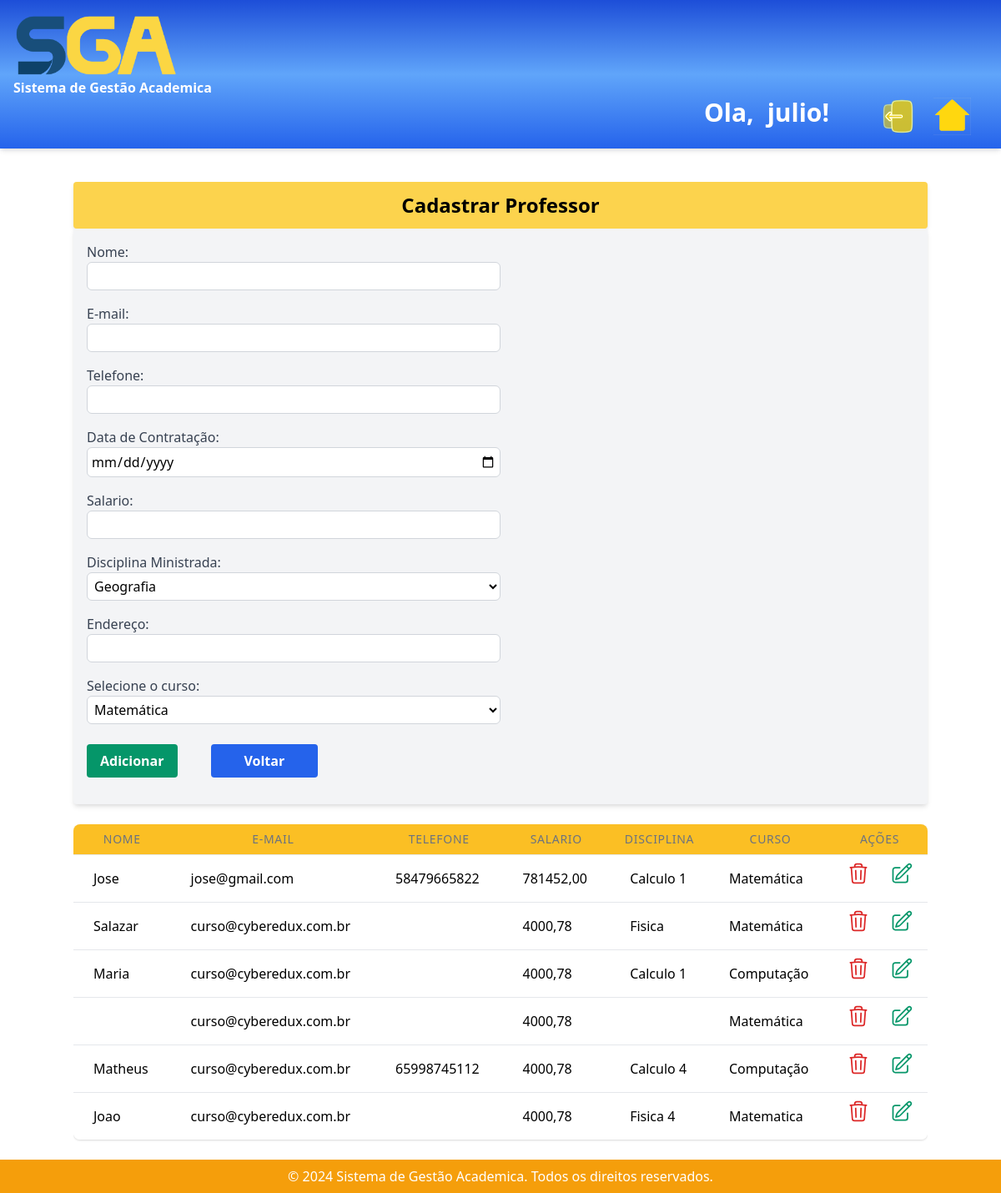
The page /cadastrar_professor/ (signed in) on the database as committed earlier.
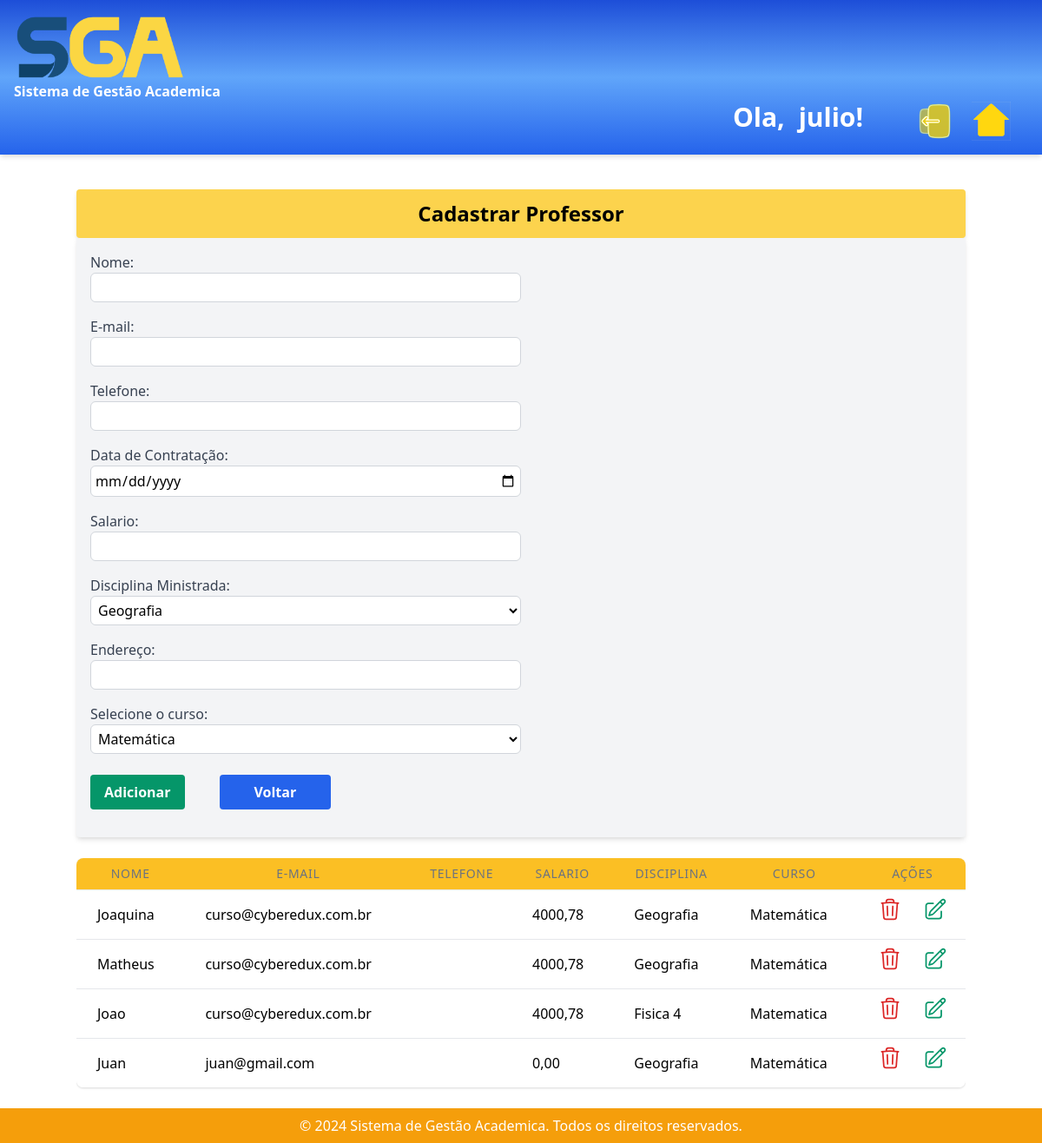
The same page on the database as committed later.
### sistema_academico/models.py (models this page shows, shortened)
class Professor(models.Model):
    nome = models.CharField(max_length=100)
    email = models.EmailField()
    telefone = models.CharField(max_length=20, null=True, blank=True)
    data_contratacao = models.DateField(null=True)
    salario = models.DecimalField(max_digits=10, decimal_places=2, null=True)
    disciplina_ministrada = models.CharField(max_length=100)
    endereco = models.CharField(max_length=200)
    departamento = models.ForeignKey(Departamento, on_delete=models.CASCADE)

class Departamento(models.Model):
    nome = models.CharField(max_length=100)
    descricao = models.TextField()
    telefone = models.CharField(max_length=20, null=True, blank=True)
    email = models.EmailField()
    def __str__(self):
        return self.nome

### sistema_academico/views.py (the view, shortened to what this page needs)
# urls.py: path('cadastrar_professor/',views.cadastrar_Professor, name='cadastrar_professor'),
@login_required(login_url="/")
def cadastrar_Professor(request):
    professor = Professor.objects.all()
    departamentos = Departamento.objects.all()
    curso = Curso.objects.all()
    return render(request, 'cadastrar_professor.html', {'professor':professor, 'departamentos':departamentos, 'curso':curso})

### sistema_academico/templates/cadastrar_professor.html (shortened to what this page needs)
{% extends 'base.html' %}
{% block content %}
<div class="container mx-auto bg-yellow-300 mt-10 mb-0 p-3 shadow-md overflow-hidden sm:rounded">
    <h1 class="mx-auto text-black text-center font-bold text-2xl ">Cadastrar Professor</h1>
</div>
<form method="POST" class="container mx-auto bg-gray-100 shadow-md rounded px-4 pt-4 pb-6 mb-6  divide-gray-200">
    <div>
        <div class="mb-4">
            <label for="nome" class="block text-gray-700">Nome:</label>
            <input type="text" id="nome" name="nome" class="border border-gray-300 p-1 rounded-md transition-colors duration-300 ease-in-out focus:outline-none focus:border-blue-500 hover:border-blue-500 w-1/2">
        </div>
        <div class="mb-4">
            <label for="email" class="block text-gray-700">E-mail:</label>
            <input type="email" id="nome" name="email" class="border border-gray-300 p-1 rounded-md transition-colors duration-300 ease-in-out focus:outline-none focus:border-blue-500 hover:border-blue-500 w-1/2">
        </div>
        <div class="mb-4">
            <label for="telefone" class="block text-gray-700">Telefone:</label>
            <input type="text" id="telefone" name="telefone" class="border border-gray-300 p-1 rounded-md transition-colors duration-300 ease-in-out focus:outline-none focus:border-blue-500 hover:border-blue-500 w-1/2">
        </div>
        <div class="mb-4">
            <label for="datacontratacao" class="block text-gray-700">Data de Contratação:</label>
            <input type="date" id="cadatacontratacao" name="cadata_contratacao" class="border border-gray-300 p-1 rounded-md transition-colors duration-300 ease-in-out focus:outline-none focus:border-blue-500 hover:border-blue-500 w-1/2">
        </div>
        <div class="mb-4">
            <label for="salario" class="block text-gray-700">Salario:</label>
            <input type="number" id="telefone" name="telefone" class="border border-gray-300 p-1 rounded-md transition-colors duration-300 ease-in-out focus:outline-none focus:border-blue-500 hover:border-blue-500 w-1/2"><br>
        </div>
        <div class="mb-4">
            <label for="disciplinas" class="block text-gray-700">Disciplina Ministrada:</label>
            <select name="disciplinas" id="disciplinas" class="bg-white border border-gray-300 p-1 rounded-md transition-colors duration-300 ease-in-out focus:outline-none focus:border-blue-500 hover:border-blue-500 w-1/2">
                {% for cursos in curso %}
                    <option value="{{ cursos.nome }}">{{cursos.nome}}</option>
                {% endfor %}
            </select>
        </div>
        <div class="mb-4">
            <label for="endereco" class="block text-gray-700">Endereço:</label>
            <input type="text" id="endereco" name="endereco" class="border border-gray-300 p-1 rounded-md transition-colors duration-300 ease-in-out focus:outline-none focus:border-blue-500 hover:border-blue-500 w-1/2"><br>
        </div>
        <div class="mb-4">
            <label for="departamento" class="block text-gray-700">Selecione o curso:</label>
            <select name="departamento" id="departamento" class="bg-white border border-gray-300 p-1 rounded-md transition-colors duration-300 ease-in-out focus:outline-none focus:border-blue-500 hover:border-blue-500 w-1/2">
                {% for departamento in departamentos %}
                    <option value="{{ departamento.id }}">{{ departamento.nome }}</option>
                {% endfor %}
            </select>
        </div>
        <div class="flex py-2 space-x-10 mt-2">
            <div>
                <button type="submit" class="bg-green-600 hover:bg-green-700 text-white font-bold py-2 px-4 rounded">
                    Adicionar
                </button>
            </div>
            <div class="flex">
                <a href="{% url 'home' %}" class=" text-center bg-blue-600 hover:bg-blue-700 text-white font-bold py-2 px-10 rounded ">Voltar
                </a>
            </div>
        </div>
    </div>
</form>
<div class="container mx-auto">
    <div class="overflow-x-auto">
        <table  class="min-w-full divide-y divide-gray-200 bg-white shadow overflow-hidden sm:rounded-lg mb-6">
            <thead class="bg-yellow-400 text-center">
              <tr>
                <th class="px-6 py-3 sm:px-4 sm:py-2 text-xs sm:text-sm font-medium text-gray-500 uppercase tracking-wider">Nome</th>
                <th class="px-6 py-3 sm:px-4 sm:py-2 text-xs sm:text-sm font-medium text-gray-500 uppercase tracking-wider">E-mail</th>
                <th class="px-6 py-3 sm:px-4 sm:py-2 text-xs sm:text-sm font-medium text-gray-500 uppercase tracking-wider">Telefone</th>
                <th class="px-6 py-3 sm:px-4 sm:py-2 text-xs sm:text-sm font-medium text-gray-500 uppercase tracking-wider">Salario</th>
                <th class="px-6 py-3 sm:px-4 sm:py-2 text-xs sm:text-sm font-medium text-gray-500 uppercase tracking-wider">Disciplina</th>
                <th class="px-6 py-3 sm:px-4 sm:py-2 text-xs sm:text-sm font-medium text-gray-500 uppercase tracking-wider">Curso</th>
                <th class="px-6 py-3 sm:px-4 sm:py-2 text-xs sm:text-sm font-medium text-gray-500 uppercase tracking-wider">Ações</th>
            </tr>
            </thead>
            <tbody class="bg-white divide-y divide-gray-200">
              {% for professores in professor %}
                <tr>
                  <td class="px-6 py-6 sm:px-6 sm:py-4 whitespace-nowrap">{{ professores.nome }}</td>
                  <td class="px-6 py-6 sm:px-6 sm:py-4 whitespace-nowrap">{{ professores.email }}</td>
                  <td class="px-6 py-6 sm:px-6 sm:py-4 whitespace-nowrap">{{ professores.telefone }}</td>
                  <td class="px-6 py-6 sm:px-6 sm:py-4 whitespace-nowrap">{{ professores.salario }}</td>
                  <td class="px-6 py-6 sm:px-6 sm:py-4 whitespace-nowrap">{{ professores.disciplina_ministrada }}</td>
                  <td class="px-6 py-6 sm:px-6 sm:py-4 whitespace-nowrap">{{ professores.departamento }}</td>
                  <td class="px-6 py-4 sm:px-4 sm:py-2 whitespace-nowrap flex justify-center items-center space-x-6 sm:space-x-6">
                        <a href="{% url 'delete_professor' professores.id %}" class="text-red-600 hover:text-red-400 ">
                        </a>
                        <a href="{% url 'editar_professor' professores.id %}" class="text-green-600 hover:text-green-400">
                        </a>
                </td>
                </tr>
              {% empty %}
                <tr>
                  <td colspan="5" class="px-6 py-4 whitespace-nowrap">Nenhum professor encontrado.</td>
                </tr>
              {% endfor %}
            </tbody>
        </table>
    </div>
</div>
{% endblock %}

### sistema_academico/templates/base.html (shortened to what this page needs)
<!DOCTYPE html>
<html lang="pt-br">
{% load static %}
<head>
    <link rel="stylesheet" href="https://cdn.jsdelivr.net/npm/tailwindcss@2.2.19/dist/tailwind.min.css">
</head>
<body class="flex flex-col h-screen">
    <section>
        <div class="bg-gradient-to-b from-blue-700 via-blue-400 to-blue-600 font-bold p-4 shadow-md">
            <img src="{% static 'img/sga.png' %}" alt="Descriçã da Imagem" width="200px" >
            <h1 class="text-white">Sistema de Gestão Academica</h1>
                {% if user.is_authenticated %}
                    <div class="flex justify-end mx-5 space-x-5">
                        <div class="flex space-x-4 mx-10">
                            <h1 class="text-white font-bold text-3xl">Ola,<h2 class="text-white font-bold text-3xl">{{user.username}}!</h2> </h1>
                        </div>
                        <div>
                            <a href="{% url 'logout' %}" ><img src="{% static 'img/icon5.svg' %}" alt="user" width="45px">
                            </a>
                        </div>
                        <div>
                            <a href="{% url 'home' %}"><img src="{% static 'img/icon6.svg' %}" alt="user" width="45px">
                            </a>
                        </div>
                    </div>
                {% endif %}
        </div>
    </section>
    <div class="flex-grow">
        {% block content %}
        {% endblock %}
    </div>
    <div>
        <footer class="bg-yellow-500 text-white text-center py-2 w-screen">
            <p class="">&copy; 2024 Sistema de Gestão Academica. Todos os direitos reservados.</p>
        </footer>
    </div>
</body>
</html>

Rows that differ between the two databases and show on the page:
removed Professor: nome "Jose", email "jose@gmail.com", telefone "58479665822", salario "781452,00", disciplina_ministrada "Calculo 1", departamento "Matemática"
removed Professor: nome "Salazar", email "curso@cyberedux.com.br", salario "4000,78", disciplina_ministrada "Fisica", departamento "Matemática"
removed Professor: email "curso@cyberedux.com.br", salario "4000,78", departamento "Matemática"
changed Professor: nome "Maria" → "Joaquina"; disciplina_ministrada "Calculo 1" → "Geografia"; departamento "Computação" → "Matemática"
changed Professor "Matheus": disciplina_ministrada "Calculo 4" → "Geografia"; departamento "Computação" → "Matemática"; telefone "65998745112" → (not shown)
added Professor: nome "Juan", email "juan@gmail.com", salario "0,00", disciplina_ministrada "Geografia", departamento "Matemática"
